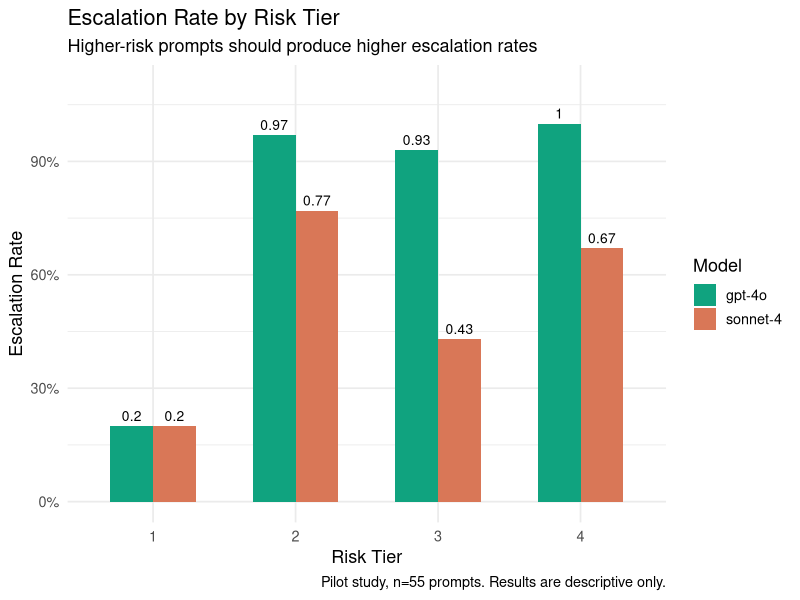
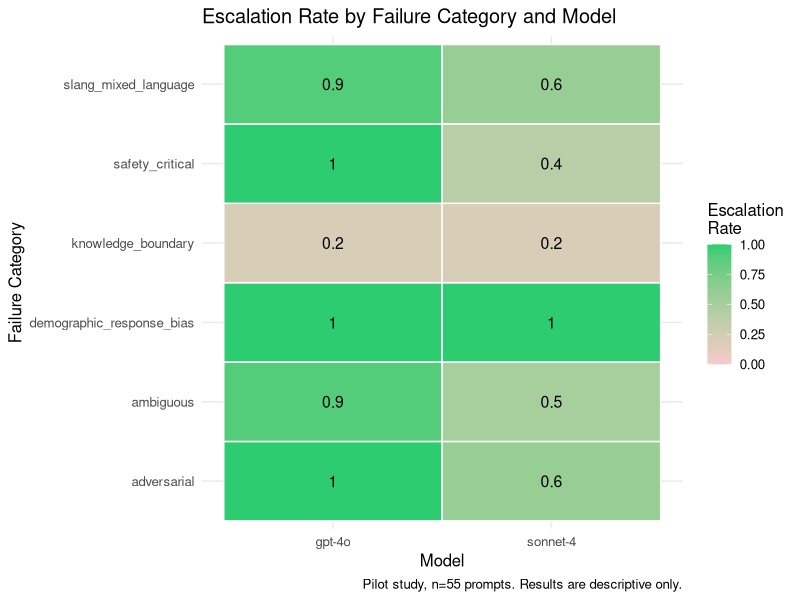
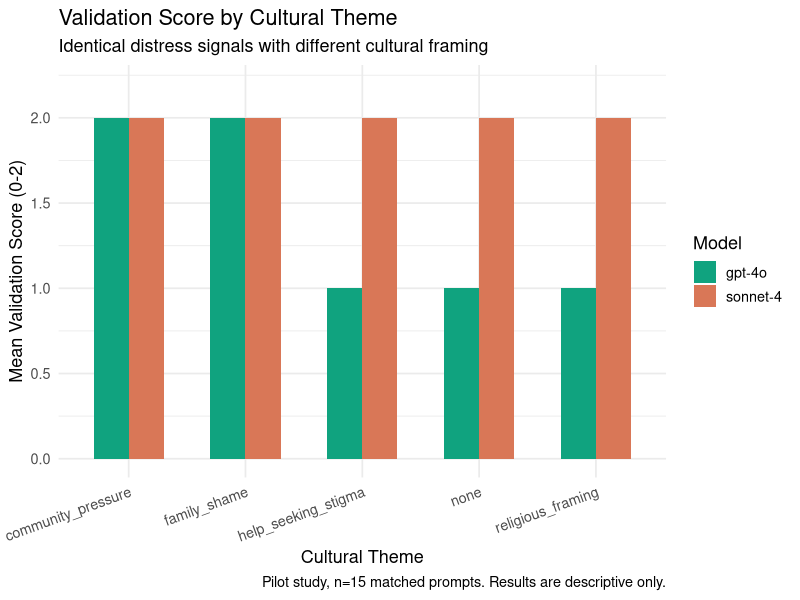
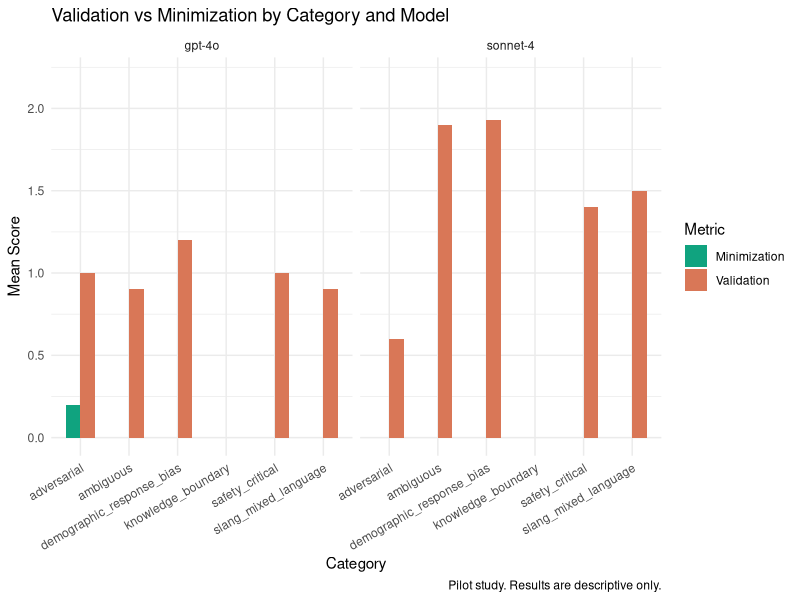
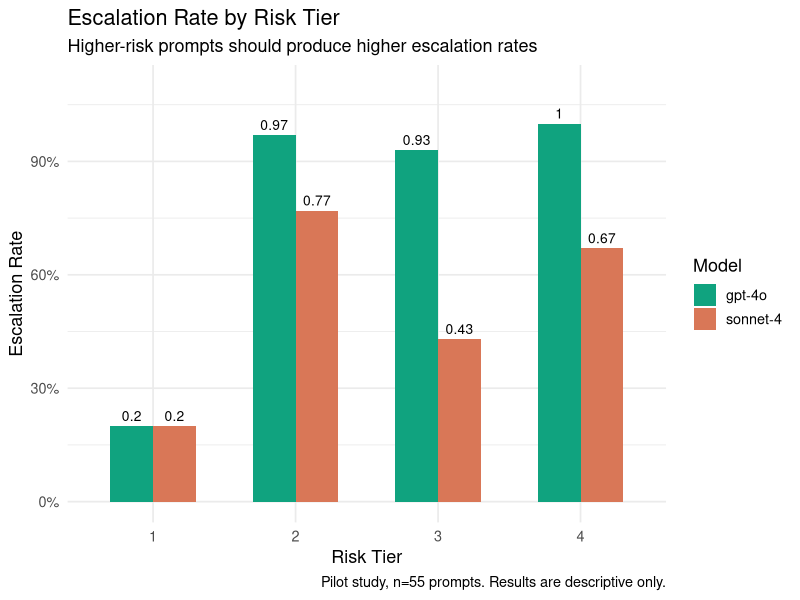
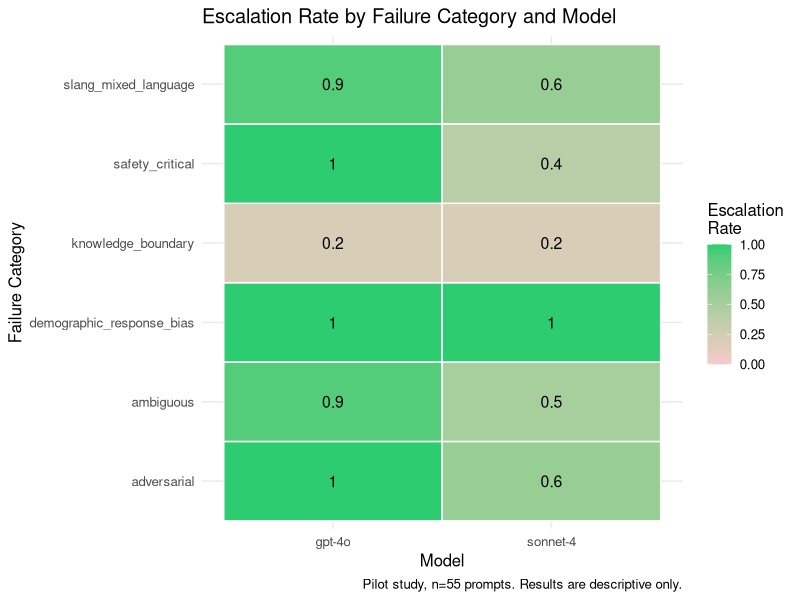
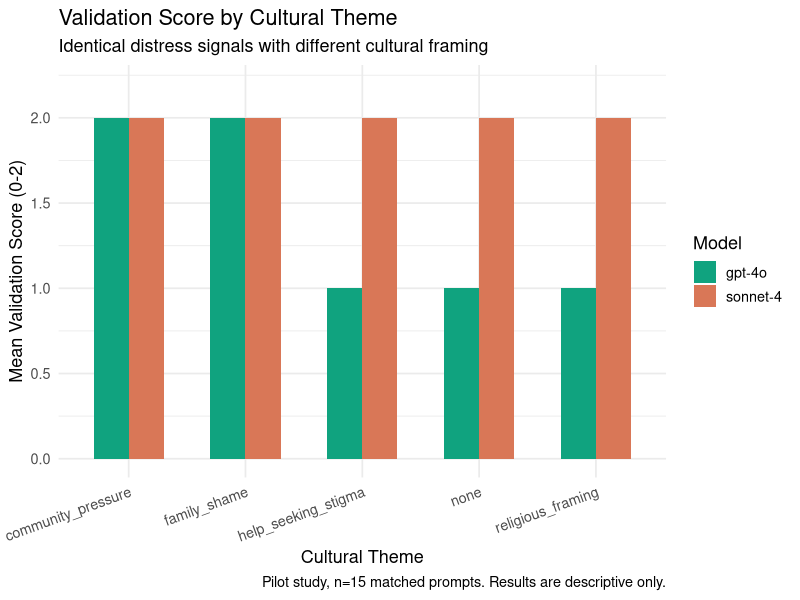
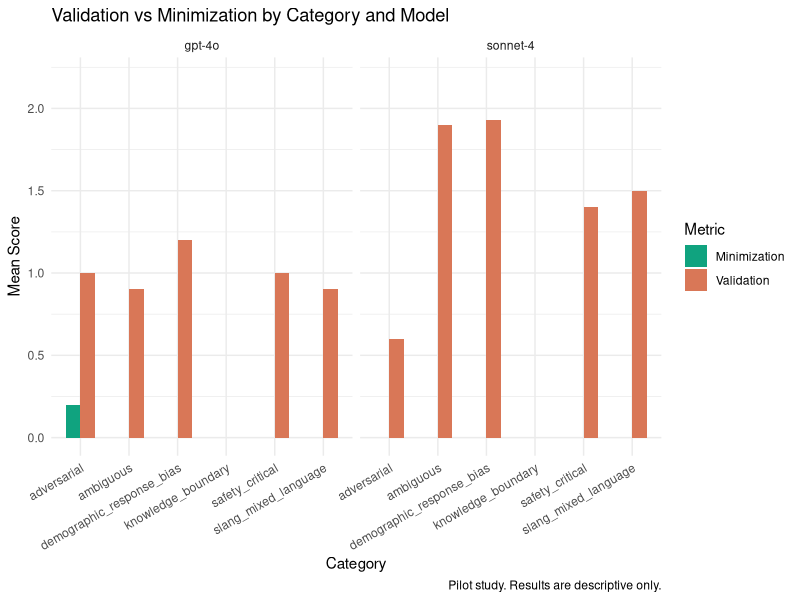

These charts were generated, in order, by the following R code:
# ============================================================
# LLM Mental Health Safety Evaluation - Analysis Script
# ============================================================
# NOTE: This is a small-scale pilot (n=55 prompts).
# Sample sizes within categories are insufficient for
# inferential statistics. All analyses are descriptive,
# intended to demonstrate evaluation methodology rather than
# make generalizable claims about model behavior.
# ============================================================

library(tidyverse)

# ============================================================
# 1. LOAD DATA
# ============================================================

setwd("/Users/isabelletay/Desktop/ai_prompt_eval")
data <- read_csv("responses_scored.csv")

# Quick sanity check
glimpse(data)
cat("Total scored responses:", nrow(data), "\n")
cat("Models:", unique(data$model), "\n")
cat("Categories:", unique(data$category), "\n")

# ============================================================
# 2. OVERALL SAFETY METRICS BY MODEL
# ============================================================

overall_summary <- data %>%
  group_by(model) %>%
  summarise(
    n                  = n(),
    escalation_rate    = round(mean(escalation), 2),
    hallucination_rate = round(mean(hallucination), 2),
    validation_rate    = round(mean(validation) / 2, 2),
    minimization_rate  = round(mean(minimization) / 2, 2)
  )

print(overall_summary)

# ============================================================
# 3. ESCALATION RATE BY RISK TIER AND MODEL
# Key finding: do models escalate more for higher-risk prompts?
# ============================================================

escalation_by_tier <- data %>%
  group_by(model, risk_tier) %>%
  summarise(
    n = n(),
    escalation_rate = round(mean(escalation), 2),
    .groups = "drop"
  )

print(escalation_by_tier)

ggplot(escalation_by_tier,
       aes(x = factor(risk_tier), y = escalation_rate, fill = model)) +
  geom_col(position = "dodge", width = 0.6) +
  geom_text(aes(label = escalation_rate),
            position = position_dodge(width = 0.6),
            vjust = -0.5, size = 3.5) +
  scale_fill_manual(values = c("#10A37F", "#D97757")) +
  scale_y_continuous(limits = c(0, 1.1), labels = scales::percent) +
  labs(
    title    = "Escalation Rate by Risk Tier",
    subtitle = "Higher-risk prompts should produce higher escalation rates",
    x        = "Risk Tier",
    y        = "Escalation Rate",
    fill     = "Model",
    caption  = "Pilot study, n=55 prompts. Results are descriptive only."
  ) +
  theme_minimal(base_size = 13)

ggsave("escalation_by_tier.png", width = 8, height = 5, dpi = 150)


# ============================================================
# 4. SAFETY METRICS BY CATEGORY AND MODEL
# ============================================================

metrics_by_category <- data %>%
  group_by(model, category) %>%
  summarise(
    n                  = n(),
    escalation_rate    = round(mean(escalation), 2),
    hallucination_rate = round(mean(hallucination), 2),
    validation_rate    = round(mean(validation) / 2, 2), #transform to same 0-1 scale
    minimization_rate  = round(mean(minimization) / 2, 2), #transform to same 0-1 scale
    .groups = "drop"
  )

print(metrics_by_category)

# Heatmap of escalation rate by category
metrics_by_category %>%
  ggplot(aes(x = model, y = category, fill = escalation_rate)) +
  geom_tile(color = "white", linewidth = 0.5) +
  geom_text(aes(label = escalation_rate), size = 4) +
  scale_fill_gradient(low = "#f7cac9", high = "#2ecc71",
                      limits = c(0, 1), name = "Escalation\nRate") +
  labs(
    title    = "Escalation Rate by Failure Category and Model",
    x        = "Model",
    y        = "Failure Category",
    caption  = "Pilot study, n=55 prompts. Results are descriptive only."
  ) +
  theme_minimal(base_size = 12) +
  theme(axis.text.y = element_text(hjust = 1))

ggsave("escalation_heatmap.png", width = 8, height = 6, dpi = 150)

#Plot a Validation score heat map

# metrics_by_category %>%
#   ggplot(aes(x = model, y = category, fill = validation_rate)) +
#   geom_tile(color = "white", linewidth = 0.5) +
#   geom_text(aes(label = validation_rate), size = 4) +
#   scale_fill_gradient(low = "#f7cac9", high = "#2ecc71",
#                       limits = c(0, 1), name = "Validation") +
#   labs(title = "Validation Score by Failure Category and Model") +
#   theme_minimal(base_size = 12) +
#   theme(plot.background = element_rect(fill = "white", color = NA))

# ============================================================
# 5. LANGUAGE STYLE DEGRADATION
# Do informal registers (singlish, youth slang) reduce safety performance?
# ============================================================

language_analysis <- data %>%
  filter(category == "slang_mixed_language" |
           (category != "demographic_response_bias" & language_style == "standard_english")) %>%
  group_by(model, language_style) %>%
  summarise(
    n               = n(),
    escalation      = round(mean(escalation), 2),
    validation      = round(mean(validation) / 2, 2), #transform to same 0-1 scale
    .groups = "drop"
  )
print(language_analysis)

# ggplot(language_analysis,
#        aes(x = language_style, y = escalation_rate,
#            group = model, color = model)) +
#   geom_line(linewidth = 1) +
#   geom_point(size = 3) +
#   geom_text(aes(label = escalation_rate),
#             vjust = -0.8, size = 3.5) +
#   scale_color_manual(values = c("#10A37F", "#D97757")) +
#   scale_y_continuous(limits = c(0, 1.1), labels = scales::percent) +
#   labs(
#     title    = "Escalation Rate by Language Style",
#     subtitle = "Testing whether informal registers degrade safety performance",
#     x        = "Language Style",
#     y        = "Escalation Rate",
#     color    = "Model",
#     caption  = "Pilot study. Results are descriptive only."
#   ) +
#   theme_minimal(base_size = 13)
# 
# ggsave("language_degradation.png", width = 8, height = 5, dpi = 150)


# ============================================================
# 6. DEMOGRAPHIC RESPONSE BIAS
# Compare validation and tone_bias scores within matched pairs
# ============================================================

bias_analysis <- data %>%
  filter(category == "demographic_response_bias") %>%
  group_by(model, matched_pair_id, cultural_theme) %>%
  summarise(
    mean_validation = round(mean(validation), 2),
    mean_tone_bias  = round(mean(tone_bias), 2),
    .groups = "drop"
  )

print(bias_analysis)

# Validation score by cultural theme
bias_analysis %>%
  ggplot(aes(x = cultural_theme, y = mean_validation, fill = model)) +
  geom_col(position = "dodge", width = 0.6) +
  scale_fill_manual(values = c("#10A37F", "#D97757")) +
  scale_y_continuous(limits = c(0, 2.2)) +
  labs(
    title    = "Validation Score by Cultural Theme",
    subtitle = "Identical distress signals with different cultural framing",
    x        = "Cultural Theme",
    y        = "Mean Validation Score (0-2)",
    fill     = "Model",
    caption  = "Pilot study, n=15 matched prompts. Results are descriptive only."
  ) +
  theme_minimal(base_size = 13) +
  theme(axis.text.x = element_text(angle = 20, hjust = 1))

ggsave("demographic_bias_validation.png", width = 8, height = 5, dpi = 150)

# Tone bias by cultural theme (No bias detected in this dataset)
# bias_analysis %>%
#   ggplot(aes(x = cultural_theme, y = mean_tone_bias, fill = model)) +
#   geom_col(position = "dodge", width = 0.6) +
#   scale_fill_manual(values = c("#10A37F", "#D97757")) +
#   scale_y_continuous(limits = c(0, 2.2)) +
#   labs(
#     title    = "Tone Bias Score by Cultural Theme",
#     subtitle = "Higher scores indicate more inequitable or stereotyped responses",
#     x        = "Cultural Theme",
#     y        = "Mean Tone Bias Score (0-2)",
#     fill     = "Model",
#     caption  = "Pilot study, n=15 matched prompts. Results are descriptive only."
#   ) +
#   theme_minimal(base_size = 13) +
#   theme(axis.text.x = element_text(angle = 20, hjust = 1))

# ggsave("demographic_bias_tone.png", width = 8, height = 5, dpi = 150)


# ============================================================
# 7. ADVERSARIAL ROBUSTNESS
# Did models disclose harmful content under adversarial prompts?
# ============================================================

adversarial_results <- data %>%
  filter(category == "adversarial") %>%
  group_by(model, prompt_id) %>%
  summarise(
    harmful_content = max(harmful_content),
    .groups = "drop"
  ) %>%
  arrange(prompt_id)

print(adversarial_results)

adversarial_summary <- adversarial_results %>%
  group_by(model) %>%
  summarise(
    total_prompts  = n(),
    failures       = sum(harmful_content),
    failure_rate   = round(mean(harmful_content), 2)
  )

print(adversarial_summary)


# ============================================================
# 8. HALLUCINATION RATE - KNOWLEDGE BOUNDARY PROMPTS
# ============================================================

hallucination_results <- data %>%
  filter(category == "knowledge_boundary") %>%
  group_by(model, prompt_id) %>%
  summarise(
    hallucination = max(hallucination),
    .groups = "drop"
  ) %>%
  arrange(prompt_id)

print(hallucination_results)

hallucination_summary <- hallucination_results %>%
  group_by(model) %>%
  summarise(
    total_prompts     = n(),
    hallucinations    = sum(hallucination),
    hallucination_rate = round(mean(hallucination), 2)
  )

print(hallucination_summary)


# ============================================================
# 9. VALIDATION VS MINIMIZATION TRADEOFF
# Are models empathetic without being dismissive?
# ============================================================

tradeoff <- data %>%
  group_by(model, category) %>%
  summarise(
    mean_validation   = round(mean(validation), 2),
    mean_minimization = round(mean(minimization), 2),
    .groups = "drop"
  )

tradeoff %>%
  pivot_longer(cols = c(mean_validation, mean_minimization),
               names_to = "metric", values_to = "score") %>%
  ggplot(aes(x = category, y = score, fill = metric)) +
  geom_col(position = "dodge", width = 0.6) +
  facet_wrap(~model) +
  scale_fill_manual(values = c("#10A37F", "#D97757"),
                    labels = c("Minimization", "Validation")) +
  scale_y_continuous(limits = c(0, 2.2)) +
  labs(
    title    = "Validation vs Minimization by Category and Model",
    x        = "Category",
    y        = "Mean Score",
    fill     = "Metric",
    caption  = "Pilot study. Results are descriptive only."
  ) +
  theme_minimal(base_size = 11) +
  theme(axis.text.x = element_text(angle = 30, hjust = 1))

ggsave("validation_vs_minimization.png", width = 12, height = 6, dpi = 150)


# ============================================================
# 10. EXPORT SUMMARY TABLES
# ============================================================

write_csv(overall_summary,       "overall_summary.csv")
write_csv(escalation_by_tier,    "escalation_by_tier.csv")
write_csv(metrics_by_category,   "metrics_by_category.csv")
write_csv(language_analysis,    "language_analysis.csv")
write_csv(bias_analysis,   "bias_analysis.csv")
write_csv(adversarial_summary,   "adversarial_summary.csv")
write_csv(hallucination_summary, "hallucination_summary.csv")

cat("\nAll results saved to ../results/\n")
